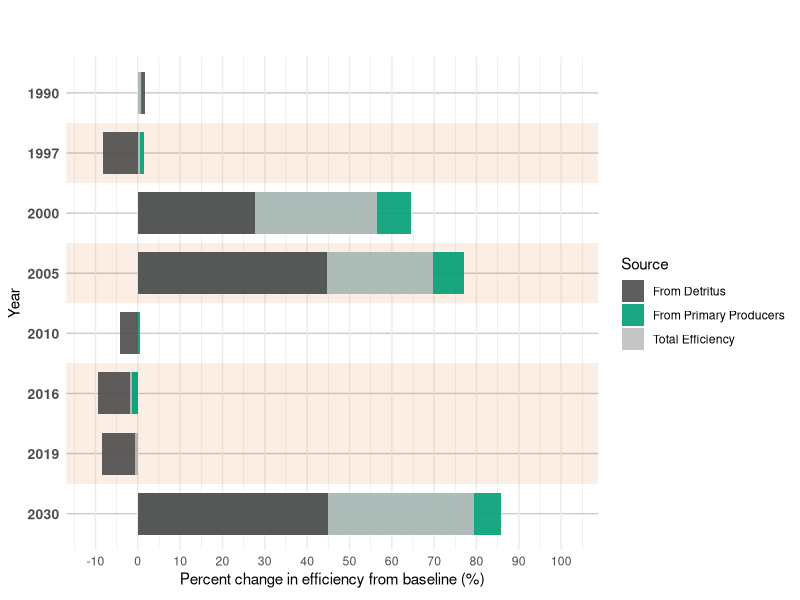
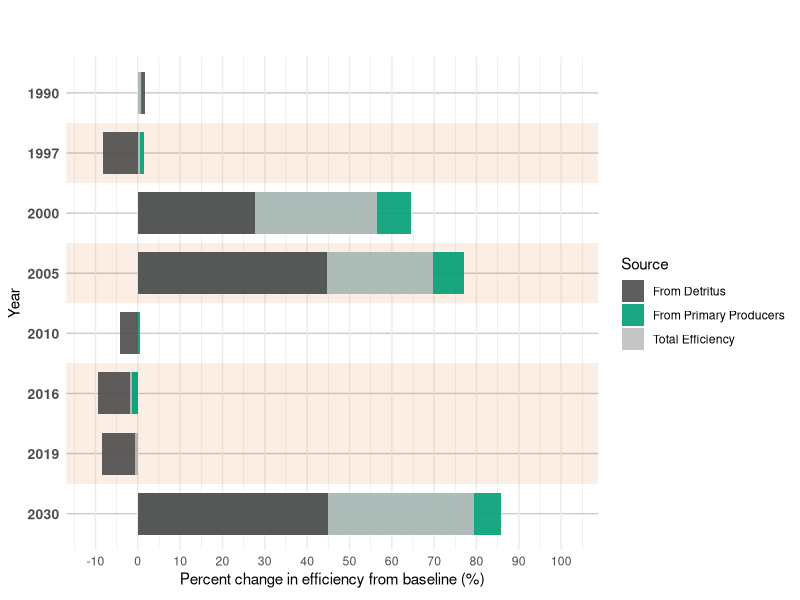

The R script that drew these images, in order:
library(tidyverse)
library(readr)
library(here)



data <- read_csv("DATA/energy_transfer_data_raw.csv")

# Extract Baseline
baseline_row <- data %>% filter(Year == "Baseline")
base_prod <- baseline_row$`from primary producers`
base_detr <- baseline_row$`from dentritus`
base_total <- baseline_row$`total efficiency`

# Calculate Percent Change
scenarios <- data %>% 
  filter(Year != "Baseline") %>%
  mutate(Year = as.character(Year)) %>%
  mutate(
    dp_producer = (`from primary producers` - base_prod) / base_prod * 100,
    dp_detritus = (`from dentritus` - base_detr) / base_detr * 100,
    dp_total    = (`total efficiency` - base_total) / base_total * 100
  )

# Long Format
scenarios_long <- scenarios %>%
  select(Year, dp_producer, dp_detritus, dp_total) %>%
  pivot_longer(
    cols = starts_with("dp_"),
    names_to = "scenario_code",
    values_to = "dp"
  ) %>%
  mutate(
    scenario = recode(scenario_code,
                      dp_producer = "From Primary Producers",
                      dp_detritus = "From Detritus",
                      dp_total    = "Total Efficiency"
    )
  )


scenarios_long$Year <- factor(scenarios_long$Year, 
                              levels = sort(unique(scenarios_long$Year), decreasing = TRUE))
#
# Overlay Logic
# Inside each year, we want to draw the biggest bar first to avoid hidding smaller ones.
scenarios_long <- scenarios_long %>%
  group_by(Year) %>%
  arrange(desc(abs(dp)), .by_group = TRUE) %>% 
  ungroup()
scenarios_long$Year <- as.factor(scenarios_long$Year)
target_years <- c("1997", "2005", "2016", "2019")
target_index <- which(levels(scenarios_long$Year) %in% target_years)

#Plot
p_ordered <- ggplot(scenarios_long, aes(x = dp, y = Year, fill = scenario)) +
  annotate(
    "rect",
    ymin = target_index - 0.5,
    ymax = target_index + 0.5,
    xmin = -Inf,
    xmax = Inf,
    fill = "#D55E00",
    alpha = 0.1
  ) +
  
  # 'identity' allows overlay, dogde will make the bars appear side by side.
  geom_col(position = "identity", width = 0.7, alpha = 0.9) +
  scale_x_continuous(
    limits = c(min(scenarios_long$dp) * 1.2, max(scenarios_long$dp) * 1.2),
    breaks = scales::pretty_breaks(n = 10)
  ) +
  
  scale_fill_manual(values = c(
    "From Primary Producers" = "#009e73",
    "From Detritus" = "grey30",
    "Total Efficiency" = "grey"
  )) +
  
  
  labs(
    x = expression("Percent change in efficiency from baseline (%)"),
    y = "Year",
    fill = "Source",
    title = " ",
    subtitle = " "
  ) +
  
  theme_minimal() +
  theme(
    panel.grid.major.y = element_line(color = "grey80"),
    axis.text.y = element_text(size = 10, face = "bold"),
    legend.position = "right"
  )

print(p_ordered)

ggsave(
  "FIGURES/transfer_efficiency.png",
  p_ordered,
  width = 6, 
  height = 8,
  bg = "transparent"
)
